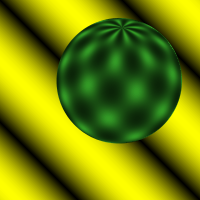
%> input picture lab3/sphere1.ppm, 200 x 200 px; the run also reads 1 picture not shown here
$ octave test_lucas_kanade.m   (GNU Octave 9; MATLAB toolbox functions it lacks are replaced by stand-ins)
%> lines starting %> are read from the running program, lines starting %| are printed output that depends on the picture

% clear all;

im1 = im2double(rgb2gray(imread('sphere1.ppm')));
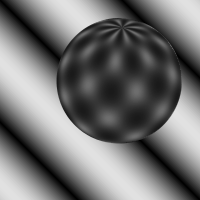
%> im1: size 200x200 double; min 0, max 0.882, mean 0.448
im2 = im2double(rgb2gray(imread('sphere2.ppm')));
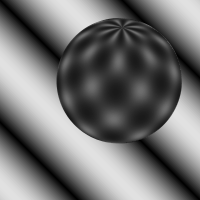
%> im2: size 200x200 double; min 0, max 0.882, mean 0.449

window_size = 15;
h_w = round(window_size/2);

filter = [-1 1; -1 1];
% for each point, calculate I_x, I_y, I_t
Ix_m = conv2(im1, filter, 'valid');  % partial
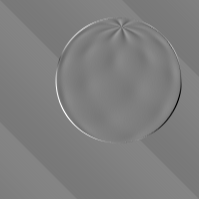
%> Ix_m: size 199x199 double; min -1.02, max 1.03, mean 7.18e-19; drawn with min black and max white
Iy_m = conv2(im1, filter, 'valid');  % partial
It_m = conv2(im1, ones(2), 'valid') + conv2(im2, -ones(2), 'valid');  % partial derivative with respect to t
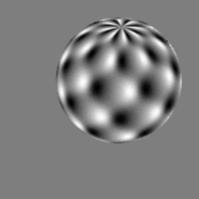
%> It_m: size 199x199 double; min -0.412, max 0.416, mean -0.000221; drawn with min black and max white

% flow vecotrs
u = zeros(size(im1));
v = zeros(size(im2));

% within window window_size * window_size
for i = h_w+1:size(Ix_m,1)-h_w
   for j = h_w+1:size(Ix_m,2)-h_w
      Ix = Ix_m(i - h_w : i + h_w, j - h_w : j + h_w);
      Iy = Iy_m(i - h_w : i + h_w, j - h_w : j + h_w);
      It = It_m(i - h_w : i + h_w, j - h_w : j + h_w);

      Ix = Ix(:);
      Iy = Iy(:);
      b = -It(:); % get b here

      A = [Ix Iy]; % get A here
      nu = pinv(A)*b; % get velocity here

      u(i, j)=nu(1);
      v(i, j)=nu(2);
   end;
end;
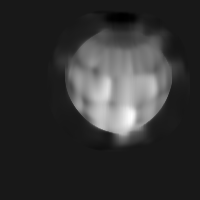
%> u: size 200x200 double; min -0.637, max 5.98, mean 0.675; drawn with min black and max white

%> (the run ends here)
